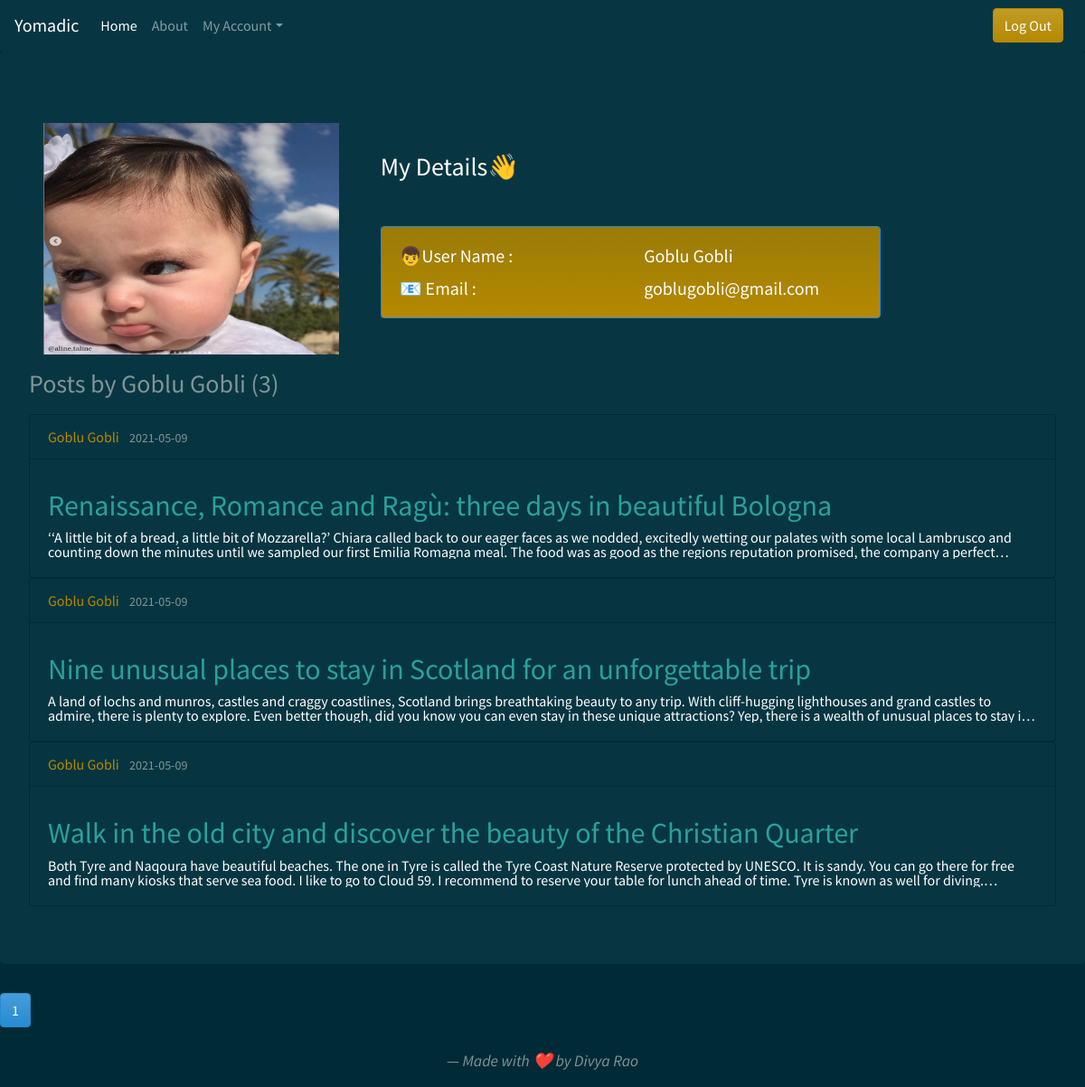
Page /user/Goblu Gobli (signed in) on the committed database.
### flaskapp/models.py (models this page shows, shortened)
class User(db.Model , UserMixin):
    id = db.Column(db.Integer, primary_key=True)
    username = db.Column(db.String(20), unique=True, nullable=False)
    email = db.Column(db.String(120), unique=True, nullable=False)
    image_file = db.Column(db.String(20), nullable=False, default='default.png')
    password = db.Column(db.String(60), nullable=False)
    posts = db.relationship('Post', backref='author', lazy=True)

class Post(db.Model):
    id = db.Column(db.Integer, primary_key=True)
    title = db.Column(db.String(100), nullable=False)
    date_posted = db.Column(db.DateTime, nullable=False, default=datetime.utcnow)
    content = db.Column(db.Text, nullable=False)
    user_id = db.Column(db.Integer, db.ForeignKey('user.id'), nullable=False)

### flaskapp/routes.py (the view)
@app.route("/user/<string:username>")
def user_posts(username):
    page = request.args.get('page', 1, type=int)
    user = User.query.filter_by(username=username).first_or_404()
    posts = Post.query.filter_by(author=user)\
        .order_by(Post.date_posted.desc())\
        .paginate(page=page, per_page=5)
    image_file_user = url_for('static', filename='/profile_pics/' + user.image_file)
    return render_template('user_posts.html', posts=posts, user=user , imagefile = image_file_user)

### flaskapp/models.py (called while the page is built)
@login_manager.user_loader
def load_user(user_id):
    return User.query.get(int(user_id))

### flaskapp/templates/user_posts.html
{% extends "layout.html" %} {% block content %}
<div class="jumbotron">
    <div class="row">
        <div class="col-lg-4">
            <img src="{{ imagefile }}" class="img-responsive p-3" style="width:100% ; height:18rem;">
        </div>
        <div class="col-lg-6 mt-5">
            <h3 class="text-white">My Details👋</h3>
            <div class="card border-info mt-5 bg-gradient-primary" style="max-width: 100%">
                <div class="card-body ">
                    <div class="row">
                        <div class="col-lg-6">
                            <h5 class="card-title  text-white">👦User Name : </h5>
                            <h5 class="card-text text-white">📧 Email :</h5>
                        </div>
                        <div class="col-lg-6">
                            <h5 class="card-title text-white">{{user.username }}</h5>
                            <h5 class="card-text  text-white">{{user.email }}</h5>
                        </div>
                    </div>
                </div>
            </div>
        </div>
    </div>
    <div class="row">
        <div class="col-lg-12">
            <h3 class="mb-3 ">Posts by {{ user.username }} ({{ posts.total }})</h3>
        </div>
    </div>
    <div class="row">
        <div class="col-lg-12">
            {% for post in posts.items %}
            <div class="card text-white bg-dark " style="max-width: 100%;">
                <div class="card-header">
                    <a class="mr-2 text-primary" href="{{ url_for('user_posts', username=post.author.username) }}">{{ post.author.username }}</a>
                    <small class="text-muted">{{ post.date_posted.strftime('%Y-%m-%d') }}</small>
                </div>
                <div class="card-body">
                    <h4 class="card-title">
                        <h2><a class="article-title" href="{{ url_for('post', post_id=post.id) }}">{{ post.title }}</a></h2>
                    </h4>
                    <p class="card-text" style=" word-break: break-word;
                    overflow: hidden;
                    text-overflow: ellipsis;
                    display: -webkit-box;
                    line-height: 16px; /* fallback */
                    max-height: 32px; /* fallback */
                    -webkit-line-clamp: 2; /* number of lines to show */
                    -webkit-box-orient: vertical;">{{ post.content }}</p>
                </div>
            </div>
            {% endfor %}
        </div>
    </div>
</div>
</div>
{% for page_num in posts.iter_pages(left_edge=1, right_edge=1, left_current=1, right_current=2) %} {% if page_num %} {% if posts.page == page_num %}
<a class="btn btn-info mb-4" href="{{ url_for('user_posts', username=user.username, page=page_num) }}">{{ page_num }}</a> {% else %}
<a class="btn btn-outline-info mb-4" href="{{ url_for('user_posts', username=user.username, page=page_num) }}">{{ page_num }}</a> {% endif %} {% else %} ... {% endif %} {% endfor %} {% endblock content %}

### rows in the picture
User: username "Goblu Gobli", email "goblugobli@gmail.com"
Post: author.username "Goblu Gobli", date_posted "2021-05-09", title "Renaissance, Romance and Ragù: three days in beautiful Bologna", content "‘‘A little bit of a bread, a little bit of Mozzarella?’ Chiara called back to our eager faces as we nodded, excitedly wetting our palates with some local Lambrusco and counting down the minutes until we sampled our first Emilia Romagna meal. The food was as good as the regions reputation promised, the company a…"
Post: author.username "Goblu Gobli", date_posted "2021-05-09", title "Nine unusual places to stay in Scotland for an unforgettable trip", content "A land of lochs and munros, castles and craggy coastlines, Scotland brings breathtaking beauty to any trip. With cliff-hugging lighthouses and grand castles to admire, there is plenty to explore. Even better though, did you know you can even stay in these unique attractions? Yep, there is a wealth of unusual places to stay…"
Post: author.username "Goblu Gobli", date_posted "2021-05-09", title "Walk in the old city and discover the beauty of the Christian Quarter", content "Both Tyre and Naqoura have beautiful beaches. The one in Tyre is called the Tyre Coast Nature Reserve protected by UNESCO. It is sandy. You can go there for free and find many kiosks that serve sea food. I like to go to Cloud 59. I recommend to reserve your table for lunch ahead of time. Tyre is known as well for…"

### other values in the picture
{{ posts.total }} "3"
{{ page_num }} "1"
